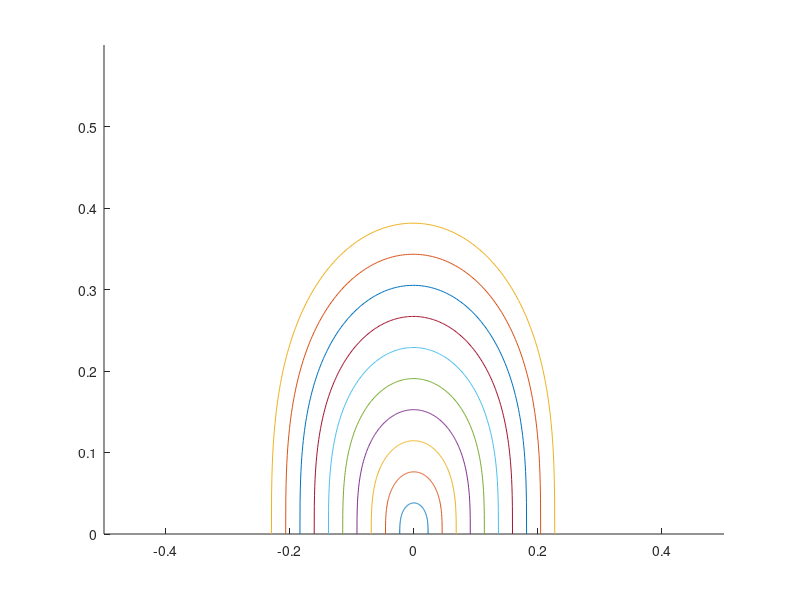

The MATLAB source for this figure:
% y = 1/k*(2*(cos(Theta) - cos(Alpha))^0.5
% x = 1/k*(integral cos(theta')/(2(cos(theta') - cos(alpha))^0.5 d(Theta)from theta to alpha)
% k = (F/EI)^0.5
N = 200;

figure;
L_data = zeros(10,1);

hold on
n_curves = 10;
max_n = n_curves + 1;

all_x = zeros(n_curves, N);
all_y = zeros(n_curves, N);

for m = 1 : 10
    
    L = m/10;
    alpha = pi*2/4;
    k = 1/L*integral(@(x) (2.*(cos(x) - cos(alpha))).^(-0.5), -alpha, alpha);
    
    theta_space = linspace(-alpha, alpha, N);
    X = zeros(N, 1);
    Y = zeros(N, 1);
    
    for n = 1 : N
        theta = theta_space(n);
        if(theta < alpha)
            X(n) = 1./k.*integral(@(x) cos(x)./(2.*(cos(x) - cos(alpha))).^0.5, theta, alpha);
        else
            X(n) = 0;
        end
        Y(n) = 1./k.*(2.*(cos(theta) - cos(alpha))).^0.5;
    end
    
    all_x(m, :) = X;
    all_y(m, :) = Y;
    
    X = X - X(round(N/2));    
    plot(X, Y);
end
hold off
axis([-0.5 0.5 0 0.6]);  

L_coords = linspace(0.1, 1, 10);
ratios = (L_coords')./(all_x(:, N) - all_x(:, 1));

